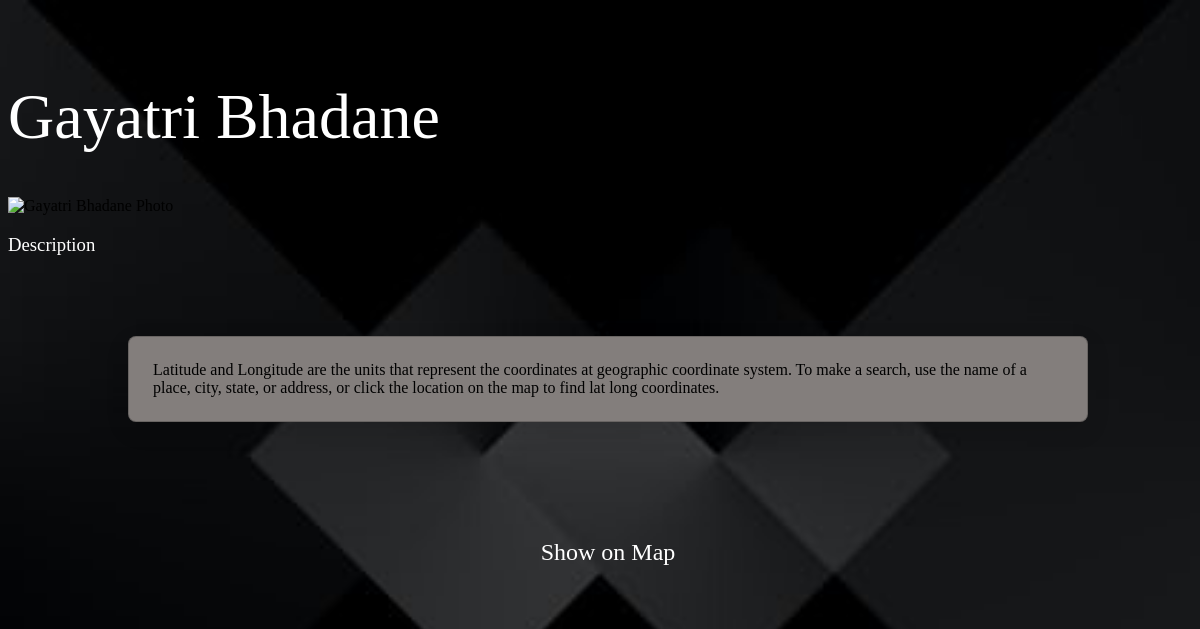
Page /2/ on the committed database.
### profiles/models.py (models this page shows)
class Profile(models.Model):
    name = models.CharField(max_length=100)
    photo = models.ImageField(upload_to='profile_photos/')
    description = models.TextField()
    address = models.CharField(max_length=200)
    latitude = models.FloatField()
    longitude = models.FloatField()

### profiles/views.py (the view)
# urls.py: path('<int:profile_id>/', views.profile_detail, name='profile_detail'),
def profile_detail(request, profile_id):
    profile = get_object_or_404(Profile, pk=profile_id)
    return render(request, 'profiles/profile_detail.html', {'profile': profile})

### templates/profiles/profile_detail.html (shortened to what this page needs)
<!DOCTYPE html>
{%load static%}
<html>
<head>
</head>
<body>
    <h1>{{ profile.name }}</h1>
    <img src="{%static '{profile.photo.url}' %}" alt="{{ profile.name }} Photo">
    <h3>Description</h3>
    <p>{{ profile.description }}</p>
    <a href="https://www.google.com/maps/place/Star+Giga+Net/@18.6460556,73.7594041,15.9z/data=!4m6!3m5!1s0x3bc2b9e927bf0497:0xea4c55d491f303c8!8m2!3d18.6456723!4d73.7664645!16s%2Fg%2F11c2bsv37y?authuser=0&entry=ttu" id="show-map">Show on Map</a>
</body>
</html>

### rows in the picture
Profile: name "Gayatri Bhadane", description "Latitude and Longitude are the units that represent the coordinates at geographic coordinate system. To make a search, use the name of a place, city, state, or address, or click the location on the map to find lat long coordinates."
